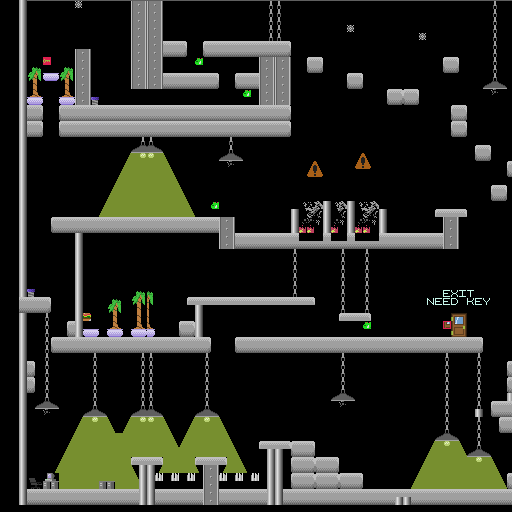

Below is a game level as drawn by its tile map, then a one-line description and the .tmx that defines it (tile-layer data replaced by summaries):
An orthogonal 64x64 tile map with 8x8 px tiles, 1 tile layer (Tile Layer 1).

<map version="1.5" tiledversion="1.7.2" orientation="orthogonal" renderorder="right-down" width="64" height="64" tilewidth="8" tileheight="8" infinite="0" backgroundcolor="#000000" nextlayerid="2" nextobjectid="1">
 <editorsettings>
  <export target="testmap1.csv" format="csv" />
 </editorsettings>
 <tileset firstgid="1" source="gamesprites.tsx" />
 <layer id="1" name="Tile Layer 1" width="64" height="64" offsetx="19.25" offsety="-7.5">
  <data>[4096 cells, 1542 non-empty, 71 distinct tile ids]</data>
 </layer>
</map>
